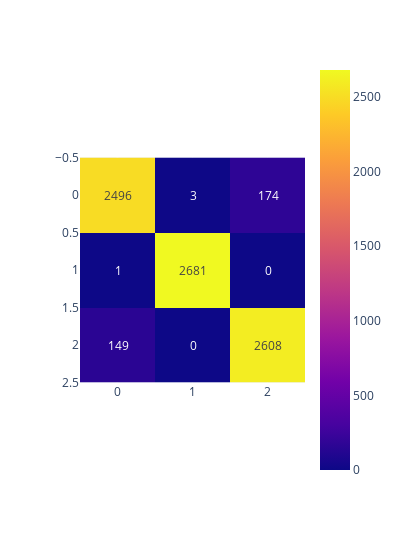

Here is the notebook cell this chart was saved with:
### Code cell
svcConf = confusion_matrix(y_test, y_pred)
fig = px.imshow(svcConf, text_auto=True, width= 400)
fig.show()

### Figure 1 — Plotly figure (JSON) as saved in the notebook; plotly's stock layout.template omitted (floating-point values rounded to 4 significant figures)
{"data": [{"coloraxis": "coloraxis", "hovertemplate": "x: %{x}<br>y: %{y}<br>color: %{z}<extra></extra>", "name": "0", "texttemplate": "%{z}", "type": "heatmap", "xaxis": "x", "yaxis": "y", "z": [[2496, 3, 174], [1, 2681, 0], [149, 0, 2608]]}], "layout": {"coloraxis": {"colorscale": [[0, "#0d0887"], [0.1111, "#46039f"], [0.2222, "#7201a8"], [0.3333, "#9c179e"], [0.4444, "#bd3786"], [0.5556, "#d8576b"], [0.6667, "#ed7953"], [0.7778, "#fb9f3a"], [0.8889, "#fdca26"], [1, "#f0f921"]]}, "margin": {"t": 60}, "width": 400, "xaxis": {"anchor": "y", "constrain": "domain", "domain": [0, 1], "scaleanchor": "y"}, "yaxis": {"anchor": "x", "autorange": "reversed", "constrain": "domain", "domain": [0, 1]}}}
